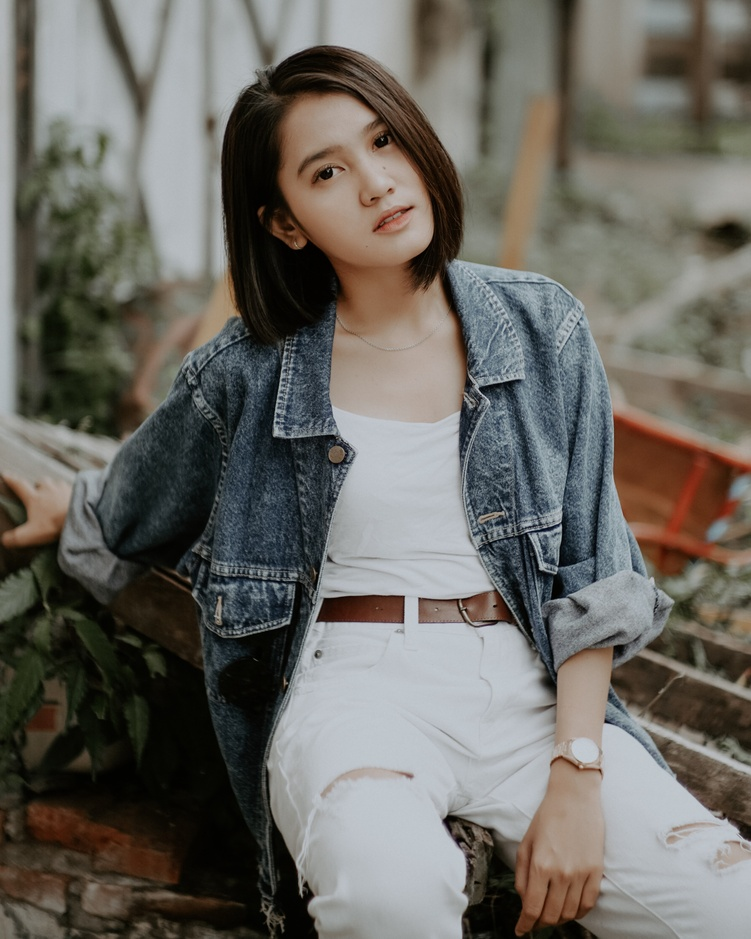
#> input picture model.jpg, 751 x 939 px, shrunk from 4000 x 5000 before the run
$ python code.py
#> lines starting #> are read from the running program, lines starting #| are printed output that depends on the picture; after the words box and inside, x2 and y2 are one past the last pixel; in counts of white or black regions, pixels touching at a corner belong together
import cv2
import scipy
from scipy import stats
import numpy as np
from collections import defaultdict
import matplotlib.pyplot as plt


def update_c(C,hist):
    while True:
        groups=defaultdict(list)

        for i in range(len(hist)):
            if (hist[i] == 0):
                continue
            d=np.abs(C-i)
            index=np.argmin(d)
            groups[index].append(i)

        new_C=np.array(C)
        for i,indice in groups.items():
            if(np.sum(hist[indice])==0):
                continue
            new_C[i]=int(np.sum(indice*hist[indice])/np.sum(hist[indice]))

        if (np.sum(new_C-C)==0):
            break
        C=new_C

    return C,groups

# Calculates K-Means Clustering
def K_histogram(hist):
    alpha=0.001
    N=80
    C=np.array([128])

    while True:
        C,groups=update_c(C,hist)

        new_C=set()
        for i,indice in groups.items():
            if (len(indice)<N):
                new_C.add(C[i])
                continue

            z,pval=stats.normaltest(hist[indice])
            if (pval<alpha):
                left=0 if i==0 else C[i-1]
                right=len(hist)-1 if i ==len(C)-1 else C[i+1]
                delta=right-left
                if (delta >=3):
                    c1=(C[i]+left)/2
                    c2=(C[i]+right)/2
                    new_C.add(c1)
                    new_C.add(c2)
                else:
                    new_C.add(C[i])
            else:
                new_C.add(C[i])

        if (len(new_C))==(len(C)):
            break
        else:
            C=np.array(sorted(new_C))

    return C


def cartoonify(img):
    kernel=np.ones((2,2),np.uint8) # Defining a np arrays of ones with datatype
#> kernel = [[1, 1], [1, 1]]
    output=np.array(img) # converting the image into an numpy array
#> output is the input picture: shape (939, 751, 3); mean B, G, R 98, 104.2, 106.7
    # print(output.shape)
    x,y,c=output.shape # unpacking the tuple
#> x = 939; y = 751; c = 3

    for i in range(c):
        output[:,:,i]=cv2.bilateralFilter(output[:,:,i],5,150,150)  # Applyig bilateral Filtering

    edge=cv2.Canny(output,100,200)  # Using canny edge detection for detecting edges
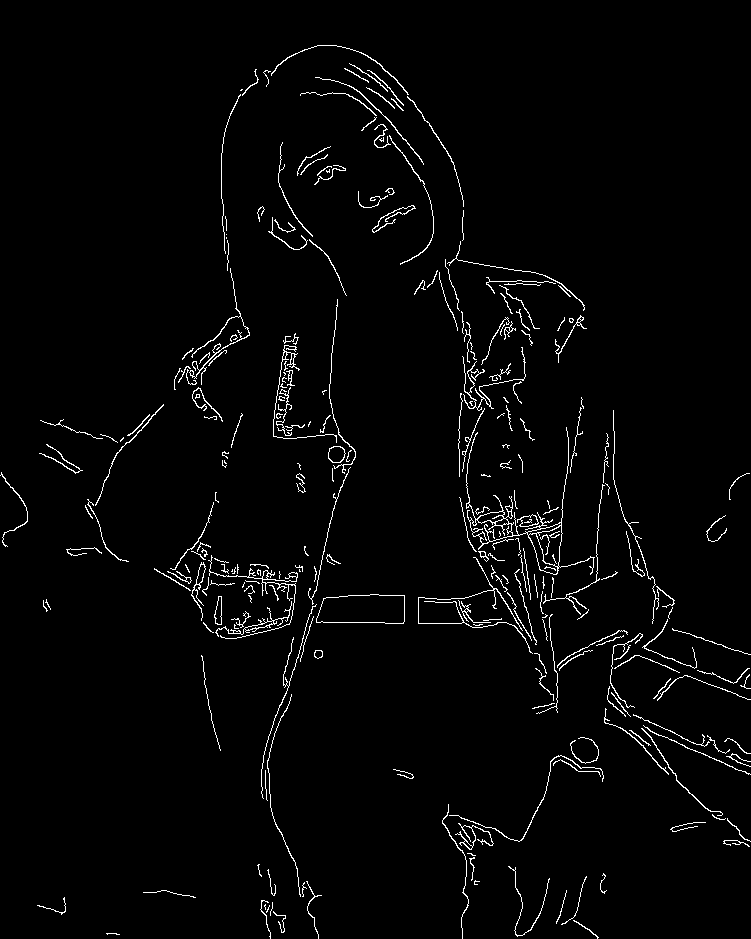
#> edge: shape (939, 751); 2.4% white in thin lines or dots
    output=cv2.cvtColor(output,cv2.COLOR_RGB2HSV) # changing output into hue, saturation and brightness value
#> output: shape (939, 751, 3); mean H, S, V 67, 68, 111.4

    hists = []
    # creating histogram of each all channels
    hist,_=np.histogram(output[:,:,0],bins=np.arange(180+1))
#> hist = 180 values, max 43090 at index 17, min 0 at index 1, mean 3917.7
    hists.append(hist)
    hist,_=np.histogram(output[:,:,1],bins=np.arange(256+1))
#> hist = 256 values, max 35345 at index 14, min 0 at index 251, mean 2754.6
    hists.append(hist)
    hist,_=np.histogram(output[:,:,2],bins=np.arange(256+1))
#> hist = 256 values, max 10261 at index 203, min 0 at index 0, mean 2754.6
    hists.append(hist)
    C=[]
    for h in hists:
        C.append(K_histogram(h))
#> this loop made 3 passes
#> after the loop, C = [[18, 83, 94, 142], [16, 57, 105, 167, 225], [34, 112, 177]]

    output=output.reshape((-1,c))

    for i in range(c):
        channel=output[:,i]
        index=np.argmin(np.abs(channel[:,np.newaxis]-C[i]),axis=1)
        output[:,i]=C[i][index]
    output=output.reshape((x,y,c))
#> output: shape (939, 751, 3); mean H, S, V 63.5, 67.6, 111.2
    output=cv2.cvtColor(output,cv2.COLOR_HSV2RGB)
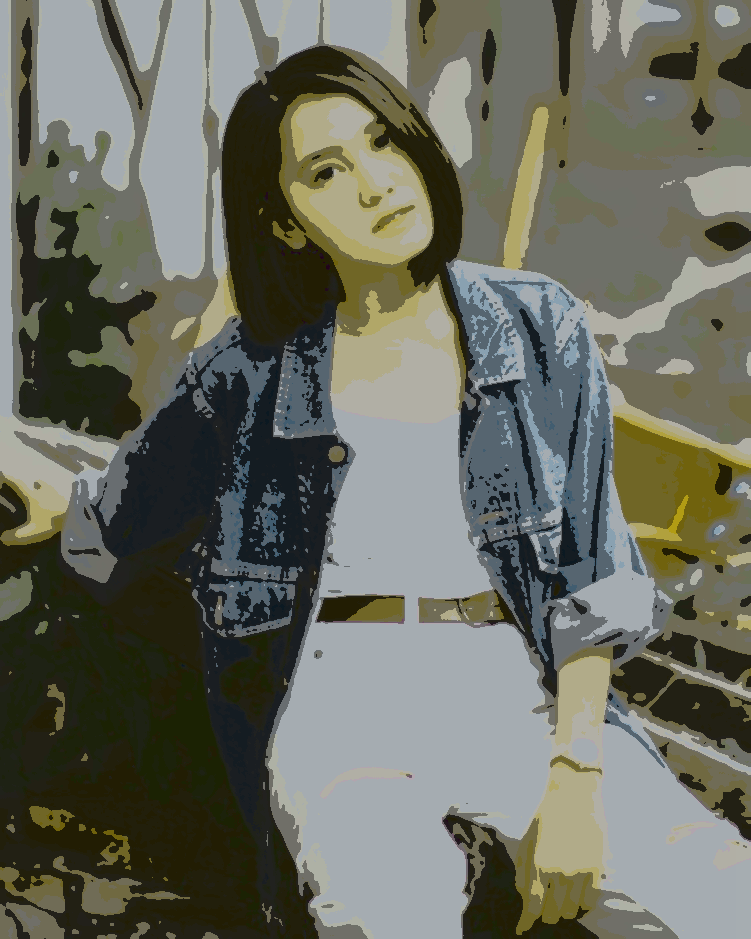
#> output: shape (939, 751, 3); mean B, G, R 95.6, 107.1, 105.2
    contours,_=cv2.findContours(edge,cv2.RETR_EXTERNAL,cv2.CHAIN_APPROX_NONE)
#> contours = 258 contours, 197 with area under 20; largest, box (x1, y1, x2, y2) and area: (316, 594, 405, 624) 2258, (466, 427, 595, 575) 2191, (328, 446, 346, 463) 224, (517, 514, 539, 527) 158, (215, 601, 292, 637) 146
    cv2.drawContours(output,contours,-1,0,thickness=1)
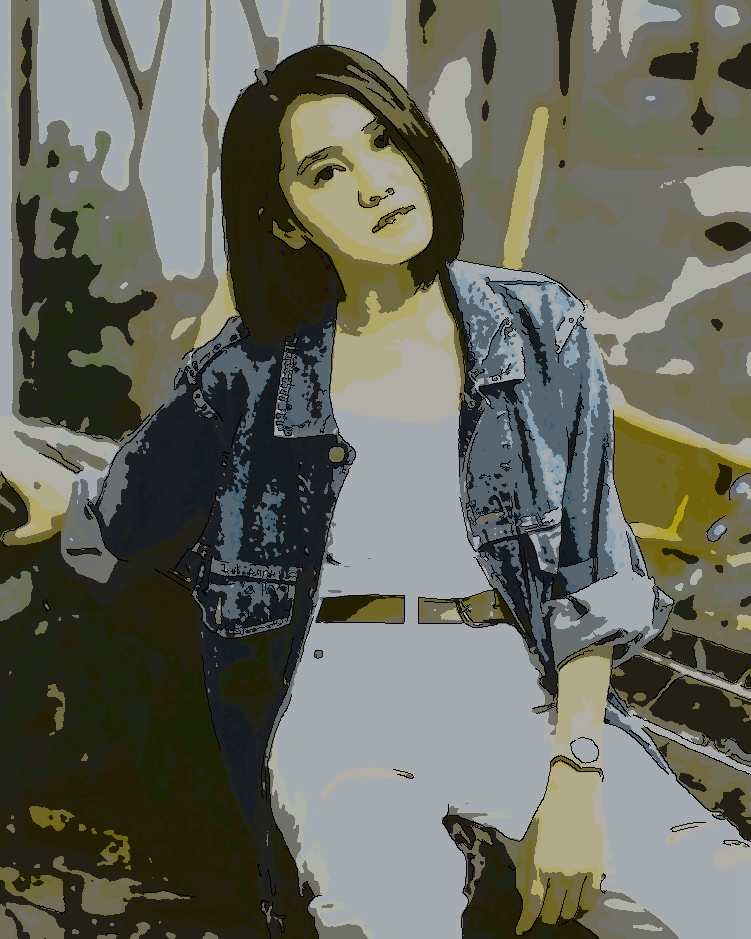
#> output: shape (939, 751, 3); 2.33% of pixels changed, all inside (x1, y1, x2, y2) = (0, 45, 751, 939)

    for i in range(3):
        output[:,:,i]=cv2.erode(output[:,:,i],kernel,iterations=1)
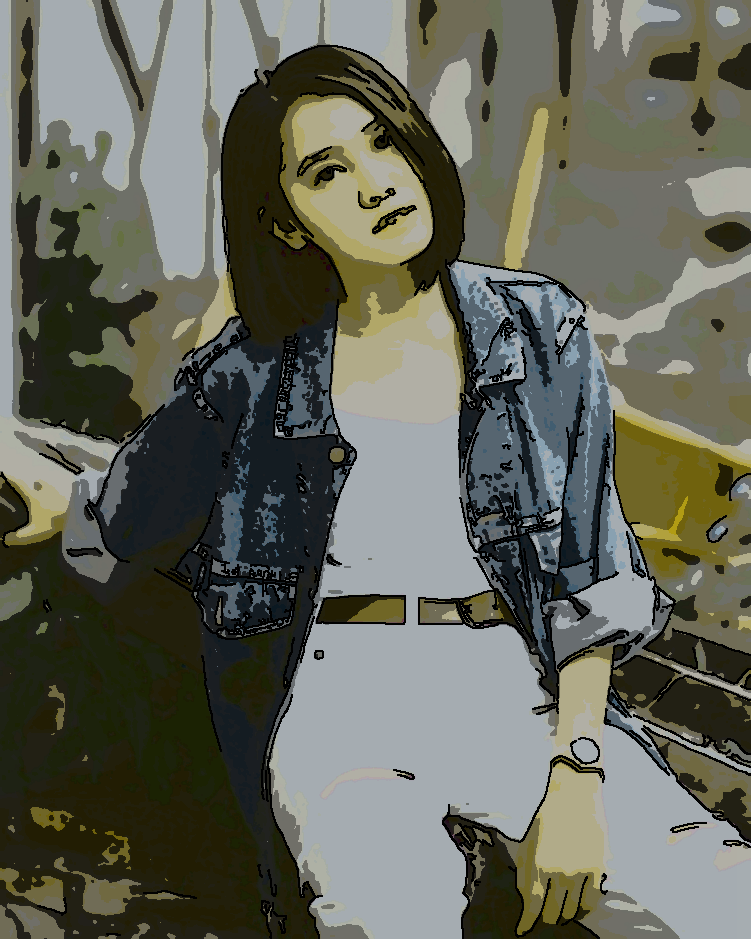
#> output: shape (939, 751, 3); 15.15% of pixels changed, all inside (x1, y1, x2, y2) = (0, 0, 751, 939)

    return output


output=cartoonify(cv2.imread('model.jpg'))# Reading the image file
cv2.imwrite("cartoon.jpg",output)
